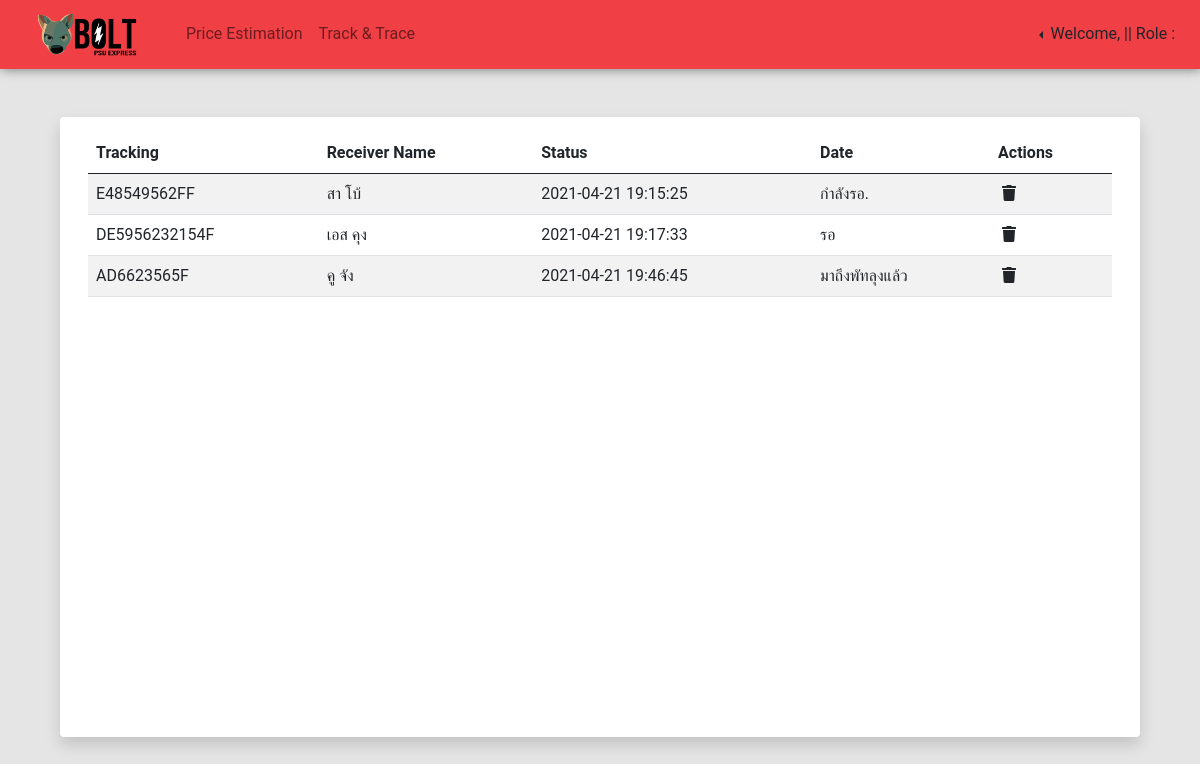
Screenshot of /backend/em-dashbord.php with the database file from the repository.
### tables this page shows
CREATE TABLE `receiver` (
  `receiver_id` int(11) NOT NULL,
  `receiver_name` varchar(255) NOT NULL,
  `phone` varchar(10) NOT NULL,
  `address` varchar(255) NOT NULL,
  `province` varchar(255) NOT NULL,
  `postcode` varchar(255) NOT NULL,
  `tracking_number` varchar(255) NOT NULL,
  `status` varchar(255) NOT NULL,
  `sender_firstname_lastname` varchar(255) NOT NULL,
  `price` decimal(15,2) NOT NULL,
  `Pickup_Date` timestamp NOT NULL DEFAULT current_timestamp(),
  `region` varchar(255) NOT NULL,
  `driver_id` int(11) DEFAULT NULL
);

### backend/em-dashbord.php (the view, shortened to what this page needs)
<!doctype html>
<html lang="en">
<head>
    <link rel="stylesheet" href="../css/bootstrap.min.css">
    <link rel="stylesheet" href="backend.css">
    <link rel="stylesheet" href="https://cdnjs.cloudflare.com/ajax/libs/font-awesome/5.15.3/css/all.min.css"
 />
    <link rel="stylesheet" href="https://pro.fontawesome.com/releases/v5.10.0/css/all.css"
 />
</head>
<body style="background-color:#E5E5E5;">
    <section>
        <nav class="navbar navbar-expand-lg navbar-light">
            <div class="container-fluid">
                <a class="navbar-brand" href="../index.php"><img src="../photo/logo.png" width="150px"></a>
                <div class="collapse navbar-collapse" id="navbarSupportedContent">
                    <ul class="navbar-nav me-auto mb-2 mb-lg-0">
                        <li class="nav-item">
                            <a class="nav-link" href="Price.php">Price Estimation</a>
                        </li>
                        <li class="nav-item">
                            <a class="nav-link" href="Track.php">Track & Trace</a>
                        </li>
                    </ul>
                    <ul class="navbar-nav ml-auto mt-2 mt-lg-0">
                        <li class="nav-item" style="float:right; right:125px;">
                            <div class="dropdown dropstart">
                                <button class="btn dropdown-toggle" type="button" id="navbarDropdown"
                                    data-bs-toggle="dropdown" aria-expanded="false">
                                    Welcome, <?php echo $_SESSION["name"];?> ||
                                    Role : <?php echo $_SESSION['role']; ?>
                                </button>
                            </div>
                    </ul>
                </div>
            </div>
        </nav>
    </section>
    <br><br>
    <section>
        <div class="container shadow p-3 mb-5 bg-body rounded">
            <div class="container-fluid">
                <table class="table table-striped">
                    <thead>
                        <tr>
                            <th scope="col">Tracking</th>
                            <th scope="col">Receiver Name</th>
                            <th scope="col">Status</th>
                            <th scope="col">Date</th>
                            <th scope="col">Actions</th>
                        </tr>
                    </thead>
                    <tbody>
                        <?php
                include_once('../config.php');
                $sql = "SELECT* FROM receiver";
                        $query = $db->prepare($sql);
                        $query->execute();
                        $result = $query->fetchAll(PDO::FETCH_OBJ);
                        if($query->rowCount() >0) {
                            foreach($result as $res)
                            {
                        ?>
                        <tr>
                            <td class="track"><?php echo $res->tracking_number?></td>
                            <td class="name"><?php echo $res->receiver_name?></td>
                            <td class="status"><?php echo $res->Pickup_Date?></td>
                            <td class="status"><?php echo $res->status?></td>
                            <td>
                                <i class="fa fa-trash Del_ID" name="Del_ID" value="<?php  echo $res->tracking_number ?>
                                    " i>
                            </td>
                        </tr>
                                        <?php
                                           }
                                        }
                                        ?>
                    </tbody>
                </table>
            </div>
        </div>
    </section>
</body>
</html>

### backend/backend.css (style rules this page uses)
* { margin: 0 ; padding: 0; box-sizing: border-box; font-family: 'Roboto', sans-serif; }
nav { box-shadow: 1px 1px 10px grey; background-color:#F03F45; }
@media screen and (min-width: 800px) { div.container { background-color: white; width: 1080px; height: 620px; } }
.container { background-color: white; height: 720px; }

### rows the page displays
receiver: tracking_number "E48549562FF", receiver_name "สา โบ้", Pickup_Date "2021-04-21 19:15:25", status "กำลังรอ."
receiver: tracking_number "DE5956232154F", receiver_name "เอส คุง", Pickup_Date "2021-04-21 19:17:33", status "รอ"
receiver: tracking_number "AD6623565F", receiver_name "คู จัง", Pickup_Date "2021-04-21 19:46:45", status "มาถึงพัทลุงแล้ว"
